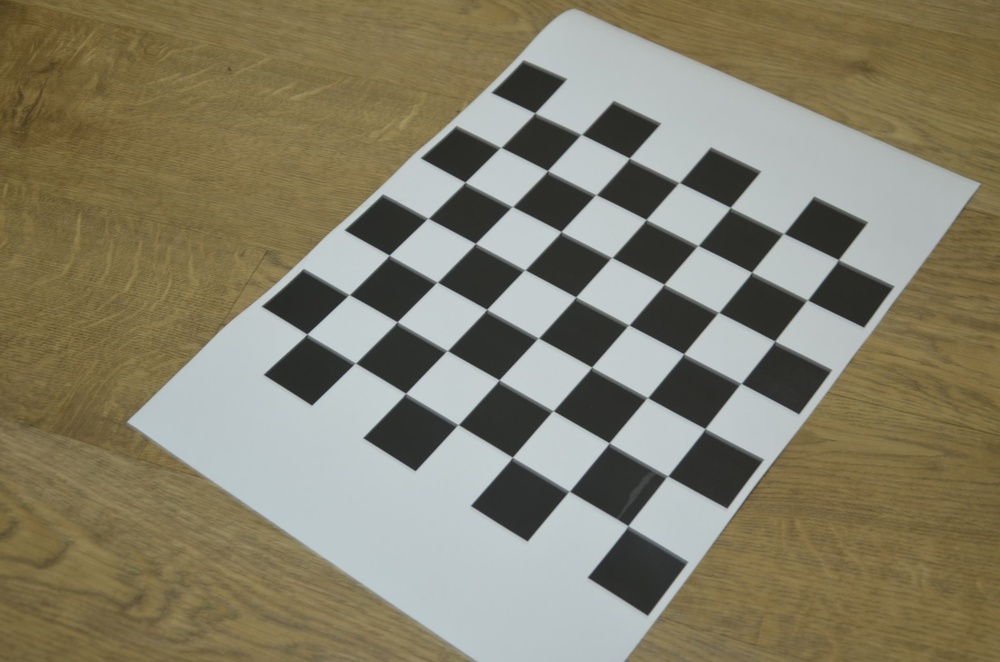
#> input picture hw1/data_D5100/DSC_0039.jpg, 1000 x 662 px, shrunk from 2464 x 1632 before the run; its folder holds only this picture in this run
$ python intrinsic.py   (older library calls are emulated)
#> lines starting #> are read from the running program, lines starting #| are printed output that depends on the picture
### hw1/util.py
import numpy as np
import logging
import inspect
import scipy.linalg
import math


def info(msg):
    logger = logging.getLogger(__name__)
    frame, filename, line_number, function_name, lines, index = inspect.getouterframes(
        inspect.currentframe())[1]
    line = lines[0]
    indentation_level = line.find(line.lstrip())
    logger.info('{i}{f}(): {m}'.format(
        f=function_name,
        i=' '*int(indentation_level / 4),
        m=msg
    ))

# [106 lines left out: functions to_homogeneous, to_homogeneous_3d, to_inhomogeneous, to_homogeneous_multiple_points, to_inhomogeneous_multiple_points, to_homogeneous_3d_multiple_points and 4 more, not called in this run]

def column(matrix, i):
    return [row[i] for row in matrix]

def row(matrix, i):
    pass

def reorthogonalize(R):
    U, S, V_t = np.linalg.svd(R)
    new_R = np.dot(U, V_t)

    return new_R

# [31 lines left out: functions distort, project, not called in this run]

def get_camera_matrix(A, extrinsic):
    return np.matmul(A, extrinsic)

# [90 lines left out: functions decompose, to_opengl_projection, my_rq, pmat2cam_center, isRotationMatrix, rotationMatrixToEulerAngles, not called in this run]

### hw1/extrinsic_estimation.py
import numpy as np
import cv2
import util


def compute_extrinsics(A, homography):
    util.info("Computing extrinsic parameters...")
    h1 = util.column(homography, 0)
    h2 = util.column(homography, 1)
    h3 = util.column(homography, 2)

    A_inv = np.linalg.inv(A)

    # We have lambda defined in the page 6. h1, h2 or h3 can be used in the calculation of lambda.
    lmbda = 1. / np.linalg.norm(np.dot(A_inv, h1))

    # Compute r1, r2, r3 and t with the values given above.
    r1 = lmbda * np.dot(A_inv, h1)
    r2 = lmbda * np.dot(A_inv, h2)
    # r3 can be calculated with the orthogonality between r1 and r2.
    r3 = np.cross(r1, r2)
    t = lmbda * np.dot(A_inv, h3)

    # Reconstitute the rotation component of the extrinsics and reorthogonalize.
    # R = [r1, r2, r3]
    R = np.vstack((r1, r2, r3)).T
    R = util.reorthogonalize(R)

    # Reconstitute full extrinsics
    E = np.hstack((R, t[:, np.newaxis]))
    util.info("DONE.")

    return E

### hw1/intrinsic.py
from __future__ import print_function, division
import os
import glob
import sys, argparse
import pprint
import numpy as np
import matplotlib.pyplot as plt
import cv2
import camera_calibration_show_extrinsics as show
from extrinsic_estimation import compute_extrinsics
from scipy import optimize as opt


np.set_printoptions(suppress=True)
puts = pprint.pprint

DATA_DIR = "/home/stream/Documents/NCTU_2021/Computer_Vision/ComputerVision_NCTU2021/data_D5100/"
DEBUG_DIR = "/home/stream/Documents/NCTU_2021/Computer_Vision/ComputerVision_NCTU2021/data_D5100/debug/"

PATTERN_SIZE = (7, 7)
SQUARE_SIZE = 1.0

def show_image(string, image):
    cv2.imshow(string, image)
    cv2.waitKey()

def get_camera_images():
    images = [each for each in glob.glob(DATA_DIR + "*.jpg")]
    images = sorted(images)
    for each in images:
        yield (each, cv2.imread(each, 0))
    # yield [(each, cv2.imread(each, 0)) for each in images]


def getChessboardCorners(images = None, visualize=False):
    objp = np.zeros((PATTERN_SIZE[1]*PATTERN_SIZE[0], 3), dtype=np.float64)
    # objp[:,:2] = np.mgrid[0:PATTERN_SIZE[1], 0:PATTERN_SIZE[0]].T.reshape(-1, 2)
    objp[:, :2] = np.indices(PATTERN_SIZE).T.reshape(-1, 2)
    objp *= SQUARE_SIZE

    chessboard_corners = []
    image_points = []
    object_points = []
    correspondences = []
    ctr=0
    for (path, each) in get_camera_images(): #images:
        print("Processing Image : ", path)
        ret, corners = cv2.findChessboardCorners(each, patternSize=PATTERN_SIZE)
        if ret:
            print ("Chessboard Detected ")
            corners = corners.reshape(-1, 2)
            # corners = corners.astype(np.int)
            # corners = corners.astype(np.float64)
            if corners.shape[0] == objp.shape[0] :
                # print(objp[:,:-1].shape)
                image_points.append(corners)
                object_points.append(objp[:,:-1]) #append only World_X, World_Y. Because World_Z is ZERO. Just a simple modification for get_normalization_matrix
                assert corners.shape == objp[:, :-1].shape, "mismatch shape corners and objp[:,:-1]"
                correspondences.append([corners.astype(np.int), objp[:, :-1].astype(np.int)])
            if visualize:
                # Draw and display the corners
                ec = cv2.cvtColor(each, cv2.COLOR_GRAY2BGR)
                cv2.drawChessboardCorners(ec, PATTERN_SIZE, corners, ret)
                cv2.imwrite(DEBUG_DIR + str(ctr)+".png", ec)
                # show_image("mgri", ec)
                #
        else:
            print ("Error in detection points", ctr)

        ctr+=1

    # sys.exit(1)
    return correspondences

def normalize_points(chessboard_correspondences):
    views = len(chessboard_correspondences)

    def get_normalization_matrix(pts, name="A"):
        pts = pts.astype(np.float64)
        x_mean, y_mean = np.mean(pts, axis=0)
        var_x, var_y = np.var(pts, axis=0)

        s_x , s_y = np.sqrt(2/var_x), np.sqrt(2/var_y)

        print("Matrix: {4} : meanx {0}, meany {1}, varx {2}, vary {3}, sx {5}, sy {6} ".format(x_mean, y_mean, var_x, var_y, name, s_x, s_y))

        n = np.array([[s_x, 0, -s_x*x_mean], [0, s_y, -s_y*y_mean], [0, 0, 1]])
        # print(n)

        n_inv = np.array([ [1./s_x ,  0 , x_mean], [0, 1./s_y, y_mean] , [0, 0, 1] ])
        return n.astype(np.float64), n_inv.astype(np.float64)


    ret_correspondences = []
    for i in range(views):
        imp, objp = chessboard_correspondences[i]
        N_x, N_x_inv = get_normalization_matrix(objp, "A")
        N_u, N_u_inv = get_normalization_matrix(imp, "B")
        print(N_x)
        print(N_u)
        # convert imp, objp to homogeneous
        # hom_imp = np.array([np.array([[each[0]], [each[1]], [1.0]]) for each in imp])
        # hom_objp = np.array([np.array([[each[0]], [each[1]], [1.0]]) for each in objp])
        hom_imp = np.array([ [[each[0]], [each[1]], [1.0]] for each in imp])
        hom_objp = np.array([ [[each[0]], [each[1]], [1.0]] for each in objp])


        normalized_hom_imp = hom_imp
        normalized_hom_objp = hom_objp

        for i in range(normalized_hom_objp.shape[0]):
            # 54 points. iterate one by onea
            # all points are homogeneous
            n_o = np.matmul(N_x,normalized_hom_objp[i])
            normalized_hom_objp[i] = n_o/n_o[-1]

            n_u = np.matmul(N_u,normalized_hom_imp[i])
            normalized_hom_imp[i] = n_u/n_u[-1]

        normalized_objp = normalized_hom_objp.reshape(normalized_hom_objp.shape[0], normalized_hom_objp.shape[1])
        normalized_imp = normalized_hom_imp.reshape(normalized_hom_imp.shape[0], normalized_hom_imp.shape[1])

        normalized_objp = normalized_objp[:,:-1]
        normalized_imp = normalized_imp[:,:-1]

        # print(normalized_imp)

        ret_correspondences.append((imp, objp, normalized_imp, normalized_objp, N_u, N_x, N_u_inv, N_x_inv))

    return ret_correspondences

def compute_view_based_homography(correspondence, reproj = False):
    """
    correspondence = (imp, objp, normalized_imp, normalized_objp, N_u, N_x, N_u_inv, N_x_inv)
    """
    image_points = correspondence[0]
    object_points = correspondence[1]
    normalized_image_points = correspondence[2]
    normalized_object_points = correspondence[3]
    N_u = correspondence[4]
    N_x = correspondence[5]
    N_u_inv = correspondence[6]
    N_x_inv = correspondence[7]


    N = len(image_points)
    print("Number of points in current view : ", N)

    M = np.zeros((2*N, 9), dtype=np.float64)
    print("Shape of Matrix M : ", M.shape)

    print("N_model\n", N_x)
    print("N_observed\n", N_u)

    # create row wise allotment for each 0-2i rows
    # that means 2 rows..
    for i in range(N):
        X, Y = normalized_object_points[i] #A
        u, v = normalized_image_points[i] #B

        row_1 = np.array([ -X, -Y, -1, 0, 0, 0, X*u, Y*u, u])
        row_2 = np.array([ 0, 0, 0, -X, -Y, -1, X*v, Y*v, v])
        M[2*i] = row_1
        M[(2*i) + 1] = row_2

        print ("p_model {0} \t p_obs {1}".format((X, Y), (u, v)))


    # M.h  = 0 . solve system of linear equations using SVD
    u, s, vh = np.linalg.svd(M)
    print("Computing SVD of M")
    # [4 lines of commented-out code are left out]

    h_norm = vh[np.argmin(s)]
    h_norm = h_norm.reshape(3, 3)
    # print("Normalized Homography Matrix : \n" , h_norm)
    print(N_u_inv)
    print(N_x)
    # h = h_norm
    h = np.matmul(np.matmul(N_u_inv,h_norm), N_x)

    # if abs(h[2, 2]) > 10e-8:
    h = h[:,:]/h[2, 2]


    print("Homography for View : \n", h )

    if reproj:
        reproj_error = 0
        for i in range(len(image_points)):
            t1 = np.array([[object_points[i][0]], [object_points[i][1]], [1.0]])
            t = np.matmul(h, t1).reshape(1, 3)
            t = t/t[0][-1]
            formatstring = "Imp {0} | ObjP {1} | Tx {2}".format(image_points[i], object_points[i], t)
            print(formatstring)
            reproj_error += np.sum(np.abs(image_points[i] - t[0][:-1]))
        reproj_error = np.sqrt(reproj_error/N)/100.0
        print("Reprojection error : ", reproj_error)

    return h


def minimizer_func(initial_guess, X, Y, h, N):
    # X : normalized object points flattened
    # Y : normalized image points flattened
    # h : homography flattened
    # N : number of points
    #
    x_j = X.reshape(N, 2)
    # Y = Y.reshape(N, 2)
    # h = h.reshape(3, 3)
    projected = [0 for i in range(2*N)]
    for j in range(N):
        x, y = x_j[j]
        w = h[6]*x + h[7]*y + h[8]
        # pts = np.matmul(np.array([ [h[0], h[1], h[2]] , [h[3], h[4], h[5]]]), np.array([ [x] , [y] , [1.]]))
        # pts = pts/float(w)
        # u, v = pts[0][0], pts[1][0]
        projected[2*j] = (h[0] * x + h[1] * y + h[2]) / w
        projected[2*j + 1] = (h[3] * x + h[4] * y + h[5]) / w

    # return projected
    return (np.abs(projected - Y))**2


def jac_function(initial_guess, X, Y, h, N):
    x_j = X.reshape(N, 2)
    jacobian = np.zeros( (2*N, 9) , np.float64)
    for j in range(N):
        x, y = x_j[j]
        sx = np.float64(h[0]*x + h[1]*y + h[2])
        sy = np.float64(h[3]*x + h[4]*y + h[5])
        w = np.float64(h[6]*x + h[7]*y + h[8])
        jacobian[2*j] = np.array([x/w, y/w, 1/w, 0, 0, 0, -sx*x/w**2, -sx*y/w**2, -sx/w**2])
        jacobian[2*j + 1] = np.array([0, 0, 0, x/w, y/w, 1/w, -sy*x/w**2, -sy*y/w**2, -sy/w**2])

    return jacobian


def refine_homographies(H, correspondences, skip=False):
    if skip:
        return H

    image_points = correspondence[0]
    object_points = correspondence[1]
    normalized_image_points = correspondence[2]
    normalized_object_points = correspondence[3]
    N_u = correspondence[4]
    N_x = correspondence[5]
    N_u_inv = correspondence[6]
    N_x_inv = correspondence[7]

    N = normalized_object_points.shape[0]
    X = object_points.flatten()
    Y = image_points.flatten()
    h = H.flatten()
    h_prime = opt.least_squares(fun=minimizer_func, x0=h, jac=jac_function, method="lm" , args=[X, Y, h, N], verbose=0)


    if h_prime.success:
        H =  h_prime.x.reshape(3, 3)
    H = H/H[2, 2]
    return H


def get_intrinsic_parameters(H_r):
    M = len(H_r)
    V = np.zeros((2*M, 6), np.float64)

    def v_pq(p, q, H):
        v = np.array([
                H[0, p]*H[0, q],
                H[0, p]*H[1, q] + H[1, p]*H[0, q],
                H[1, p]*H[1, q],
                H[2, p]*H[0, q] + H[0, p]*H[2, q],
                H[2, p]*H[1, q] + H[1, p]*H[2, q],
                H[2, p]*H[2, q]
            ])
        return v

    for i in range(M):
        H = H_r[i]
        V[2*i] = v_pq(p=0, q=1, H=H)
        V[2*i + 1] = np.subtract(v_pq(p=0, q=0, H=H), v_pq(p=1, q=1, H=H))

    # solve V.b = 0
    u, s, vh = np.linalg.svd(V)
    # print(u, "\n", s, "\n", vh)
    b = vh[np.argmin(s)]
    print("V.b = 0 Solution : ", b.shape)

    # according to zhangs method
    vc = (b[1]*b[3] - b[0]*b[4])/(b[0]*b[2] - b[1]**2)
    l = b[5] - (b[3]**2 + vc*(b[1]*b[2] - b[0]*b[4]))/b[0]
    alpha = np.sqrt((l/b[0]))
    beta = np.sqrt(((l*b[0])/(b[0]*b[2] - b[1]**2)))
    gamma = -1*((b[1])*(alpha**2) *(beta/l))
    uc = (gamma*vc/beta) - (b[3]*(alpha**2)/l)

    print([vc,
            l,
            alpha,
            beta,
            gamma,
        uc])

    A = np.array([
            [alpha, gamma, uc],
            [0, beta, vc],
            [0, 0, 1.0],
        ])
    print("Intrinsic Camera Matrix is :")
    print(A)
    return A


# images = get_camera_images()

chessboard_correspondences = getChessboardCorners(images=None, visualize = True)
#> in getChessboardCorners, `ret, corners = cv2.findChessboardCorners(each, patternSize=PATTERN_SIZE)`: ret = True; corners = 49 rows, first 8: [534.8, 112.6], [581.9, 134.2], [629.3, 157.7], [679.8, 182.3], [730.2, 207.1], [784.2, 233.3], [838.3, 259.4], [501.4, 147.2]
#> in getChessboardCorners, `ret, corners = cv2.findChessboardCorners(each, patternSize=PATTERN_SIZE)`:
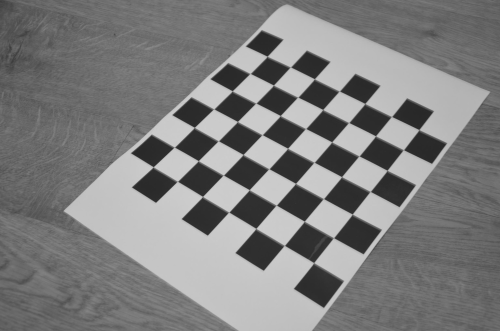
#> each: shape (662, 1000) (shown at 1/2 size); min 37, max 210, mean 126.3
#> in getChessboardCorners, `corners = corners.reshape(-1, 2)`: corners = 49 pairs, first value 307 to 838.3, second value 112.6 to 525.5
#> in getChessboardCorners, `cv2.drawChessboardCorners(ec, PATTERN_SIZE, corners, ret)`:
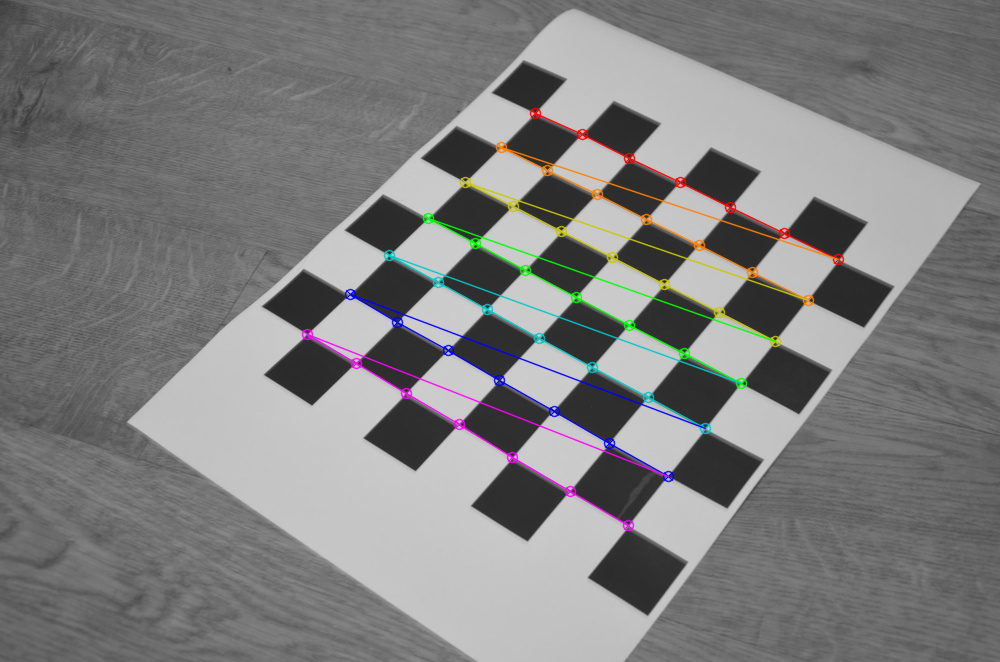
#> ec: shape (662, 1000, 3); mean B, G, R 126, 126.1, 126.2
#> chessboard_correspondences = 1 item


chessboard_correspondences_normalized = normalize_points(chessboard_correspondences)
#> in normalize_points, `views = len(chessboard_correspondences)`: views = 1
#> the loop in normalize_points, `for i in range(views):` made 1 pass
#> (N_x, N_x_inv) on pass 1: ([[0.707, 0, -2.12], [0, 0.707, -2.12], [0, 0, 1]], [[1.41, 0, 3], [0, 1.41, 3], [0, 0, 1]])
#> (printed output is left out)
#> after the loop in normalize_points, `for i in range(views):`: ret_correspondences = 1 item
#> chessboard_correspondences_normalized = 1 item

print("M = ", len(chessboard_correspondences_normalized), " view images")
#| M =  1  view images
print("N = ", len(chessboard_correspondences_normalized[0][0]),  " points per image")
#| N =  49  points per image

H = []
for correspondence in chessboard_correspondences_normalized:
    H.append(compute_view_based_homography(correspondence, reproj=0))
#> this loop made 1 pass
#> (N_u in compute_view_based_homography, N_x in compute_view_based_homography, N_u_inv in compute_view_based_homography, N_x_inv in compute_view_based_homography, N in compute_view_based_homography, s in compute_view_based_homography) on pass 1: ([[0.0111, 0, -6.39], [0, 0.0144, -4.33], [0, 0, 1]], [[0.707, 0, -2.12], [0, 0.707, -2.12], [0, 0, 1]], [[90.1, 0, 576.1], [0, 69.51, 301.1], [0, 0, 1]], [[1.41, 0, 3], [0, 1.41, 3], [0, 0, 1]], 49, [23.75, 23.59, 17.07, 9.9, 9.9, 9.9, 5.51, 5.48, 0.0409])
#> (printed output is left out)
#> pass 1, in compute_view_based_homography, `u, s, vh = np.linalg.svd(M)`:
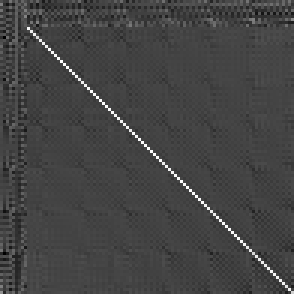
#> u: shape (98, 98) float64 (shown 3 times larger); min -0.354, max 0.969, mean -0.000727; drawn with min black and max white
#> after the loop, H = [[[37.99, -43.49, 534.3], [20.38, 30.71, 112.9], [-0.0152, -0.0183, 1]]]

H_r = []
for i in range(len(H)):
    h_opt = refine_homographies(H[i], chessboard_correspondences_normalized[i], skip=False)
    H_r.append(h_opt)
#> this loop made 1 pass
#> (N_u in refine_homographies, N_x in refine_homographies, N_u_inv in refine_homographies, N_x_inv in refine_homographies, N in refine_homographies) on pass 1: ([[0.0111, 0, -6.39], [0, 0.0144, -4.33], [0, 0, 1]], [[0.707, 0, -2.12], [0, 0.707, -2.12], [0, 0, 1]], [[90.1, 0, 576.1], [0, 69.51, 301.1], [0, 0, 1]], [[1.41, 0, 3], [0, 1.41, 3], [0, 0, 1]], 49)
#> after the loop, H_r has the same summary as H

A = get_intrinsic_parameters(H_r)
#> in get_intrinsic_parameters, `M = len(H_r)`: M = 1
#> the loop in get_intrinsic_parameters, `for i in range(M):` made 1 pass
#> after the loop in get_intrinsic_parameters, `for i in range(M):`: V = [[-1652.3, 280.2, 626, -0.0324, -0.839, 0.000277], [-448.7, 4220.4, -527.8, -2.74, 0.502, -0.000102]]
#> in get_intrinsic_parameters, `u, s, vh = np.linalg.svd(V)`: u = [[0.104, 0.995], [0.995, -0.104]]; s = [4296.2, 1741.9]; vh = [[-0.144, 0.984, -0.107, -0.000636, 9.59e-05, -1.7e-08], [-0.917, -0.0917, 0.389, 0.000145, -0.000509, 1.65e-07], [0.373, 0.154, 0.915, -5.72e-05, 0.000109, -3.47e-08], [6.29e-05, 0.000648, -7.21e-05, 1, 8.05e-08, -2.16e-11], [-0.000493, -0.000158, 0.000108, 6.05e-08, 1, 4.48e-11], [1.61e-07, 3.71e-08, -3.4e-08, -1.5e-11, 4.43e-11, 1]]
#> in get_intrinsic_parameters, `b = vh[np.argmin(s)]`: b = [-0.917, -0.0917, 0.389, 0.000145, -0.000509, 1.65e-07]
#> in get_intrinsic_parameters, `vc = (b[1]*b[3] - b[0]*b[4])/(b[0]*b[2] - b[1]**2)`: vc = 0.00131
#> in get_intrinsic_parameters, `l = b[5] - (b[3]**2 + vc*(b[1]*b[2] - b[0]*b[4]))/b[0]`: l = -5.16e-05
#> in get_intrinsic_parameters, `alpha = np.sqrt((l/b[0]))`: alpha = 0.0075
#> in get_intrinsic_parameters, `beta = np.sqrt(((l*b[0])/(b[0]*b[2] - b[1]**2)))`: beta = nan
#> in get_intrinsic_parameters, `A = np.array([ [alpha, gamma, uc], [0, beta, vc], [0, 0, 1.0], ])`: A = [[0.0075, nan, nan], [0, nan, 0.00131], [0, 0, 1]]
#> A = [[0.0075, nan, nan], [0, nan, 0.00131], [0, 0, 1]]

E_all = []
for h_opt in H_r:
    try:
        # A = np.where(np.isnan(A), 0, A)
        # print(f'Intrinsic Camera Matrix after replace nan : {A}')

        E = compute_extrinsics(A, h_opt)
        E_all.append(E)
        print(f'Extrinsic Camera Matrix is : {H}')

    except Exception as e:
        print(e)
#> this loop made 1 pass
#> (h1 in compute_extrinsics, h2 in compute_extrinsics, h3 in compute_extrinsics, A_inv in compute_extrinsics) on pass 1: ([37.99, 20.38, -0.0152], [-43.49, 30.71, -0.0183], [534.3, 112.9, 1], [[nan, nan, nan], [nan, nan, nan], [nan, nan, nan]])
#> after the loop, E_all = []

# [46 lines of commented-out code are left out]
